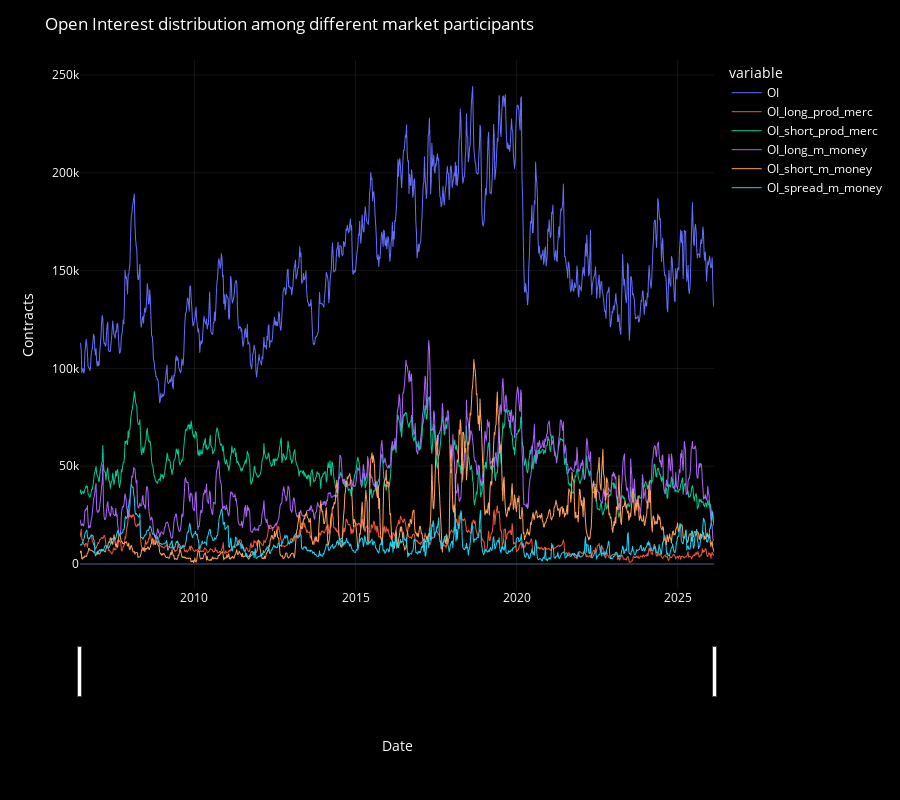

This figure's notebook cell:
### Markdown cell above
# **Plots**

### Code cell
plot_df_chart(
    df = df_oi,
    chart_title = "Open Interest distribution among different market participants",
    use_markers=False
)

### Figure 1 — Plotly figure (JSON) as saved in the notebook; plotly's stock layout.template omitted (floating-point values rounded to 4 significant figures; data arrays with more than 128 entries replaced by an {"elided": "..."} marker saying what was removed)
{"data": [{"hovertemplate": "<b>%{fullData.name}</b><br>%{y:.2f}<extra></extra>", "legendgroup": "OI", "line": {"color": "#636efa", "dash": "solid", "width": 1}, "marker": {"symbol": "circle"}, "mode": "lines", "name": "OI", "showlegend": true, "type": "scattergl", "x": {"elided": "1028 str values"}, "xaxis": "x", "y": {"elided": "1028 float values"}, "yaxis": "y"}, {"hovertemplate": "<b>%{fullData.name}</b><br>%{y:.2f}<extra></extra>", "legendgroup": "OI_long_prod_merc", "line": {"color": "#EF553B", "dash": "solid", "width": 1}, "marker": {"symbol": "circle"}, "mode": "lines", "name": "OI_long_prod_merc", "showlegend": true, "type": "scattergl", "x": {"elided": "1028 str values"}, "xaxis": "x", "y": {"elided": "1028 float values"}, "yaxis": "y"}, {"hovertemplate": "<b>%{fullData.name}</b><br>%{y:.2f}<extra></extra>", "legendgroup": "OI_short_prod_merc", "line": {"color": "#00cc96", "dash": "solid", "width": 1}, "marker": {"symbol": "circle"}, "mode": "lines", "name": "OI_short_prod_merc", "showlegend": true, "type": "scattergl", "x": {"elided": "1028 str values"}, "xaxis": "x", "y": {"elided": "1028 float values"}, "yaxis": "y"}, {"hovertemplate": "<b>%{fullData.name}</b><br>%{y:.2f}<extra></extra>", "legendgroup": "OI_long_m_money", "line": {"color": "#ab63fa", "dash": "solid", "width": 1}, "marker": {"symbol": "circle"}, "mode": "lines", "name": "OI_long_m_money", "showlegend": true, "type": "scattergl", "x": {"elided": "1028 str values"}, "xaxis": "x", "y": {"elided": "1028 float values"}, "yaxis": "y"}, {"hovertemplate": "<b>%{fullData.name}</b><br>%{y:.2f}<extra></extra>", "legendgroup": "OI_short_m_money", "line": {"color": "#FFA15A", "dash": "solid", "width": 1}, "marker": {"symbol": "circle"}, "mode": "lines", "name": "OI_short_m_money", "showlegend": true, "type": "scattergl", "x": {"elided": "1028 str values"}, "xaxis": "x", "y": {"elided": "1028 float values"}, "yaxis": "y"}, {"hovertemplate": "<b>%{fullData.name}</b><br>%{y:.2f}<extra></extra>", "legendgroup": "OI_spread_m_money", "line": {"color": "#19d3f3", "dash": "solid", "width": 1}, "marker": {"symbol": "circle"}, "mode": "lines", "name": "OI_spread_m_money", "showlegend": true, "type": "scattergl", "x": {"elided": "1028 str values"}, "xaxis": "x", "y": {"elided": "1028 float values"}, "yaxis": "y"}], "layout": {"dragmode": "zoom", "font": {"color": "white", "size": 12}, "height": 800, "legend": {"bgcolor": "rgba(0,0,0,0)", "itemclick": "toggle", "itemdoubleclick": "toggleothers", "title": {"text": "variable"}, "tracegroupgap": 0}, "margin": {"t": 60}, "paper_bgcolor": "black", "plot_bgcolor": "black", "title": {"text": "Open Interest distribution among different market participants"}, "xaxis": {"anchor": "y", "domain": [0, 1], "gridcolor": "rgba(255,255,255,0.08)", "rangeslider": {"visible": true}, "showgrid": true, "title": {"text": "Date"}}, "yaxis": {"anchor": "x", "domain": [0, 1], "fixedrange": false, "gridcolor": "rgba(255,255,255,0.08)", "showgrid": true, "title": {"text": "Contracts"}}}}
